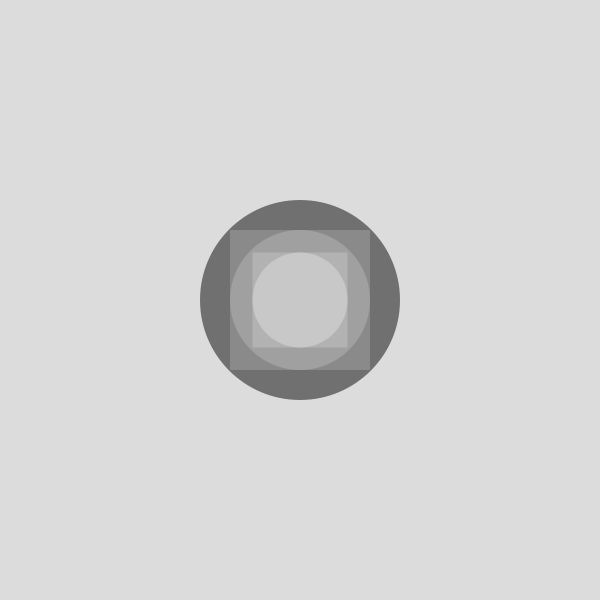
Frame 1 (no input)
Frame 60 (the mouse pressed at the canvas centre just before this capture): identical to frame 1, image omitted
Frame 120 (the mouse held since frame 60 and released just before this capture): identical to frame 1, image omitted

The Processing sketch that drew this single still picture (run headless with seeded random() and noise(); from frame 60 on, the mouse is pressed at the canvas centre):

// Processing sketch: sketch_5
// ── sketch_5.pde
// this sketch has a function supplied with two arguments 
// that draws a set of shapes to the screen. 

// currently the function is being supplied with the mouseX 
// and mouseY variables, which indicates the drawing should 
// move with the mouse, but it doesn't. fix the function so 
// that it properly uses the supplied arguments.

void setup() {
  size(600, 600);
  rectMode(CENTER);
}

void draw() {
  background(220);
  myDrawing(mouseX, mouseY);
}

void myDrawing(float x, float y) {
  noStroke();
  fill(112);
  ellipse(width/2, height/2, 200, 200);
  fill(138);
  rect(width/2, height/2, 140, 140);
  fill(160);
  ellipse(width/2, height/2, 140, 140);
  fill(178);
  rect(width/2, height/2, 95, 95);
  fill(200);
  ellipse(width/2, height/2, 95, 95);
}
